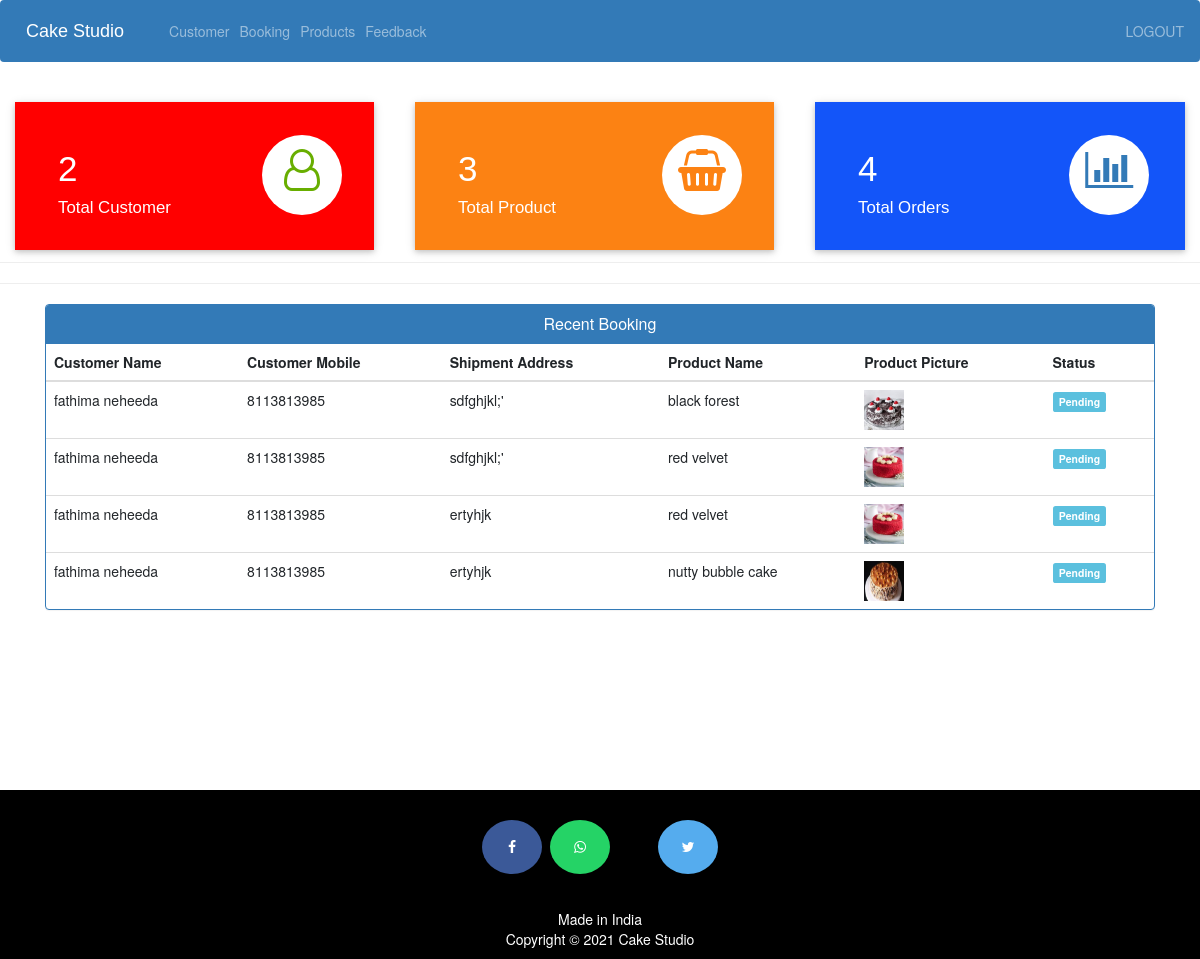
The app's page /admin-dashboard (signed in) with its own data.
### store/models.py (models this page shows, shortened)
class Customer(models.Model):
    user = models.OneToOneField(User, on_delete=models.CASCADE)
    profile_pic = models.ImageField(upload_to='profile_pic/CustomerProfilePic/', null=True, blank=True)
    address = models.CharField(max_length=40)
    mobile = models.CharField(max_length=20, null=False)
    def get_name(self):
        return self.user.first_name + " " + self.user.last_name

class Orders(models.Model):
    STATUS = (
        ('Pending', 'Pending'),
        ('Order Confirmed', 'Order Confirmed'),
        ('Out for Delivery', 'Out for Delivery'),
        ('Delivered', 'Delivered'),
    )
    customer = models.ForeignKey('Customer', on_delete=models.CASCADE, null=True)
    product = models.ForeignKey('Product', on_delete=models.CASCADE, null=True)
    email = models.CharField(max_length=50, null=True)
    address = models.CharField(max_length=500, null=True)
    mobile = models.CharField(max_length=20, null=True)
    order_date = models.DateField(auto_now_add=True, null=True)
    status = models.CharField(max_length=50, null=True, choices=STATUS)

class Product(models.Model):
    name = models.CharField(max_length=40)
    product_image = models.ImageField(upload_to='product_image/', null=True, blank=True)
    price = models.PositiveIntegerField()
    description = models.CharField(max_length=40)

### store/views.py (the view)
# urls.py: path('admin-dashboard', views.admin_dashboard_view, name='admin-dashboard'),
@login_required(login_url='adminlogin')
def admin_dashboard_view(request):
    customercount = models.Customer.objects.all().count()
    productcount = models.Product.objects.all().count()
    ordercount = models.Orders.objects.all().count()
    orders = models.Orders.objects.all()
    ordered_products = []
    ordered_bys = []
    for order in orders:
        ordered_product = models.Product.objects.all().filter(id=order.product.id)
        ordered_by = models.Customer.objects.all().filter(id=order.customer.id)
        ordered_products.append(ordered_product)
        ordered_bys.append(ordered_by)
    mydict = {
        'customercount': customercount,
        'productcount': productcount,
        'ordercount': ordercount,
        'data': zip(ordered_products, ordered_bys, orders),
    }
    return render(request, 'ecom/admin_dashboard.html', context=mydict)

### store/templates/ecom/admin_dashboard.html
{% extends 'ecom/admin_base.html' %}
{% load static %}
{% block content %}
<br>
{%include 'ecom/admin_dashboard_cards.html'%}
<br><br><br><br><br>
<hr><hr>
<div class="container" >
    <div class="panel panel-primary" >
      <div class="panel-heading" style="text-align:center;">
        <h6 class="panel-title">Recent Booking</h6>
      </div>
      <table class="table table-hover" id="dev-table">
        <thead>
          <tr>
            <th>Customer Name</th>
            <th>Customer Mobile</th>
            <th>Shipment Address</th>
            <th>Product Name</th>
            <th>Product Picture</th>
            <th>Status</th>
          </tr>
        </thead>
        {% for product,customer,order in data %}
        <tr>
          {% for c in customer %}
          <td> {{c.get_name}}</td>
          <td>{{c.mobile}}</td>
          <td>{{order.address}}</td>
          {% endfor %}
          {% for p in product %}
          <td> {{p.name}}</td>
          <td> <img src="{{ p.product_image.url }}" alt="Profile Pic" height="40px" width="40px" /></td>
          {% if order.status == 'Pending'%}
          <td> <span class="label label-info">{{order.status}}</span></td>
          {% elif order.status == 'Delivered' %}
          <td> <span class="label label-success">{{order.status}}</span></td>
          {% elif order.status == 'Out for Delivery' %}
          <td> <span class="label label-warning">{{order.status}}</span></td>
          {% else %}
            <td> <span class="label label-primary">{{order.status}}</span></td>
          {% endif %}
          {% endfor %}
        </tr>
        {% endfor %}
      </table>
  </div>
</div>
{% endblock content %}

### records on screen
Orders: address "sdfghjkl;'", status "Pending"
Customer: get_name "fathima neheeda", mobile "8113813985"
Product: name "black forest", product_image (picture)
Orders: address "sdfghjkl;'", status "Pending"
Product: name "red velvet", product_image (picture)
Orders: address "ertyhjk", status "Pending"
Orders: address "ertyhjk", status "Pending"
Product: name "nutty bubble cake", product_image (picture)

### other values on screen
{{ customercount }} "2"
{{ productcount }} "3"
{{ ordercount }} "4"
